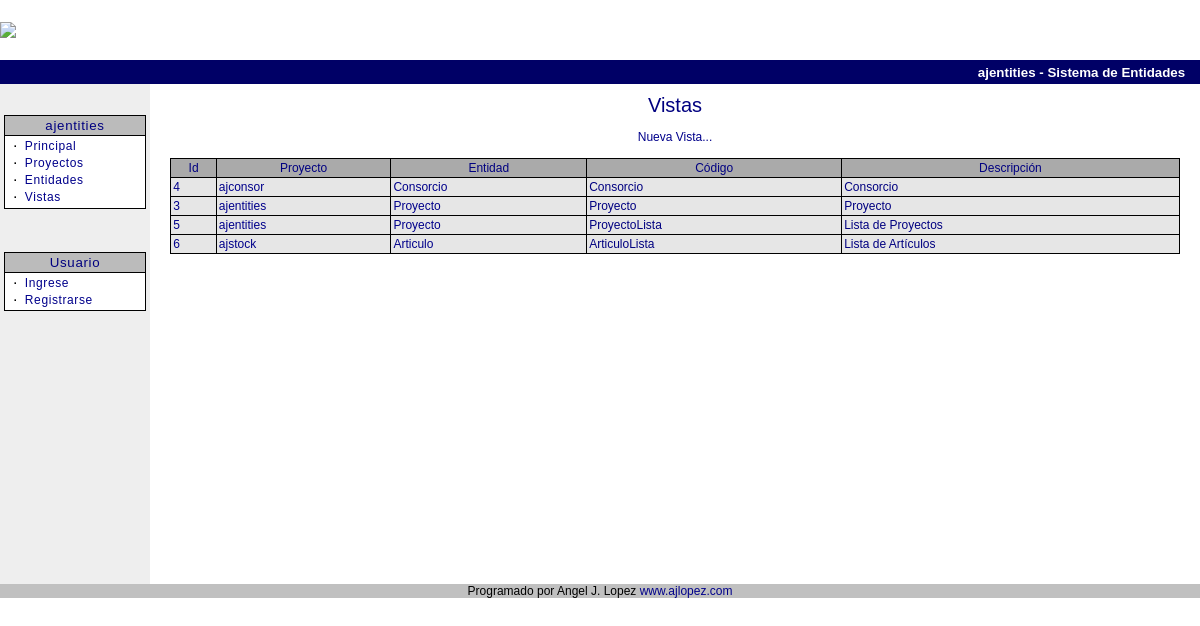
The page /views.php on the database its author committed.
### tables this page shows
CREATE TABLE views (
  Id int(11) NOT NULL auto_increment,
  Code varchar(30) NOT NULL default '',
  IdEntity int(11) NOT NULL default '0',
  Description varchar(50) NOT NULL default '',
  Comments text NOT NULL,
  DateTimeInsert datetime NOT NULL default '0000-00-00 00:00:00',
  DateTimeUpdate datetime NOT NULL default '0000-00-00 00:00:00',
  PRIMARY KEY  (Id),
  KEY Code (Code)
) TYPE=MyISAM;

### src/includes/translations.inc.php (called while the page is built, shortened)
<?
function TranslateDescription($table,$id,$description='Description')
{
 	$rsData = mysql_query("Select $description from $table where Id = $id");
	if ($rsData && mysql_num_rows($rsData))
		list($IdDescription) = mysql_fetch_row($rsData);
	else
		$IdDescription = "$table $id";
	return $IdDescription;
}
?>

### src/includes/forms.inc.php (the view, shortened to what this page needs)
<?
function TableOpen($titles='',$width='') {
	if ($width)
		echo "<table width='$width' cellspacing=1 cellpadding=2 class='form'>\n";
	else
		echo "<table cellspacing=1 cellpadding=2 class='form'>\n";
	if (is_array($titles)) {
		echo "<tr>\n";
		reset($titles);
		while (list($k,$v) = each($titles))
			if ($v)
				echo "<td class='title' align='center'>$v</td>";
			else
				echo "<td>&nbsp;</td>";
		echo "</tr>\n";
	}
}
function TableClose() {
	  echo "</table>\n";
}
function RowOpen() {
	  echo "<tr>\n";
}
function RowClose() {
	  echo "</tr>\n";
}
function DatumGenerate($datum,$align='left',$colspan=1) {
    echo "<td class='datum' colspan=$colspan valign='top' align=$align>$datum&nbsp;</td>\n";
}
function DatumLinkGenerate($datum,$link,$align='left') {
    echo "<td class='datum' align='$align'><a href='$link'>$datum</a>&nbsp;</td>\n";
}
?>

### src/views.php (shortened to what this page needs)
<?
	include_once($PagePrefix . 'includes/users.inc.php');
	include_once($PagePrefix . 'includes/forms.inc.php');
	include_once($PagePrefix . 'includes/translations.inc.php');
	$sql = "select v.Id, v.Code, v.IdEntity, v.Description, e.IdProject from (views v left join entities e on v.IdEntity = e.Id) left join projects p on e.IdProject = p.Id";
	$sql .= " order by p.Code, e.Code, v.Code";
	$rs = mysql_query($sql);
	$titles = array('Id', 'Proyecto', 'Entidad', 'Código', 'Descripción');
?>
<center>
<p>
<a href="viewform.php">Nueva Vista...</a>
<p>
<?
	TableOpen($titles,"98%");
	while ($reg=mysql_fetch_array($rs)) {
		RowOpen();
		DatumLinkGenerate($reg["Id"],'view.php?Id='.$reg['Id']);
		DatumLinkGenerate(TranslateDescription('projects',$reg["IdProject"],'Code'),'project.php?Id='.$reg['IdProject']);
		DatumLinkGenerate(TranslateDescription('entities',$reg["IdEntity"],'Code'),'entity.php?Id='.$reg['IdEntity']);
		DatumGenerate($reg["Code"]);
		RowClose();
	}
	TableClose();
?>
</center>

### src/styles/style.css (style rules this page uses)
BODY { Font-Family: Verdana, Helvetica, sans-serif; Font-size: 8pt; Color: black; BACKGROUND-COLOR: white; }
P { Font-Family: Verdana, Helvetica, sans-serif; Font-size: 10pt; Color: black; }
A:link { Font-Family: Verdana, Helvetica, sans-serif; Font-size: 12px; COLOR: darkblue; TEXT-DECORATION: none }
.title { Font-Family: Arial; Font-size: 9pt; font-weight: normal; color: #000080; // background: #f0870f; background: #aaaaaa; }
.form { background: black; }
.datum { Font-Family: Verdana, Arial, Helvetica; Font-size: 9pt; color: rgb(0,0,128); background: rgb(230,230,230); }

### rows shown on the page
views: Id "4 ajconsor Consorcio", Code "Consorcio Consorcio"
views: Id "3 ajentities Proyecto", Code "Proyecto Proyecto"
views: Id "5 ajentities Proyecto", Code "ProyectoLista Lista de Proyectos"
views: Id "6 ajstock Articulo", Code "ArticuloLista Lista de Artículos"

### other values the page prints
SiteDescription "ajentities - Sistema de Entidades"
$title "ajentities Usuario"
$text "Principal Proyectos Entidades Vistas Ingrese Registrarse"
$PageTitle "Vistas"
$v "Id"
$v "Proyecto"
$v "Entidad"
$v "Código"
$v "Descripción"
